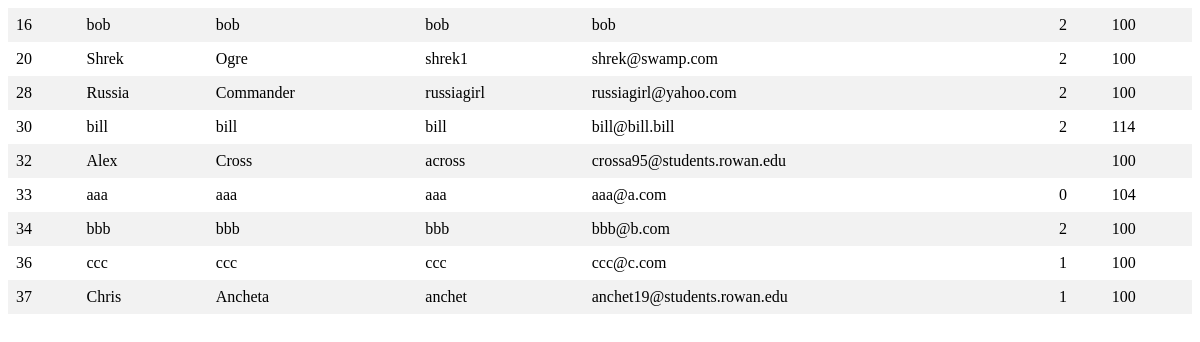
Before: /Views/viewusers.php with the older database file.
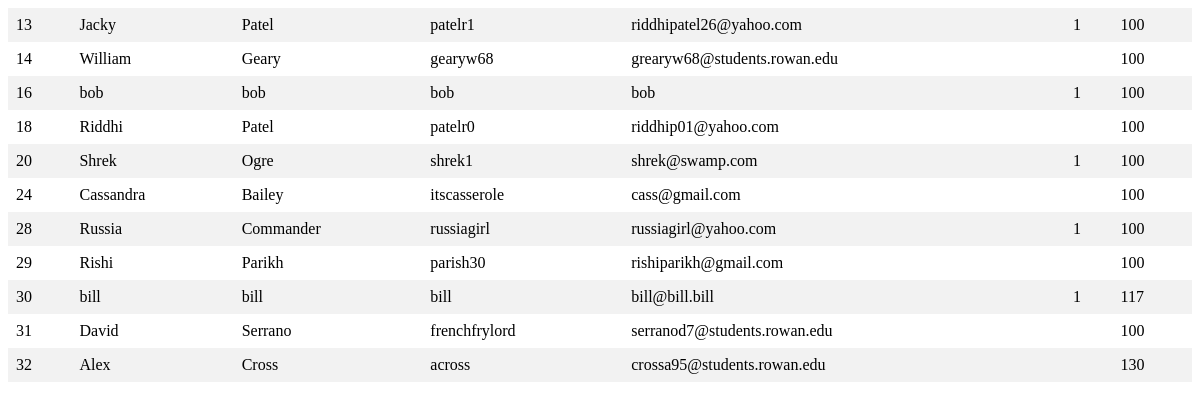
After: the same page with the newer database file.
### tables this page shows
CREATE TABLE `user` (
  `user_num` int(11) NOT NULL AUTO_INCREMENT,
  `first_name` varchar(30) NOT NULL,
  `last_name` varchar(30) NOT NULL,
  `username` varchar(20) NOT NULL,
  `email` varchar(40) NOT NULL,
  `password` varchar(256) DEFAULT NULL,
  `admin` int(1) DEFAULT NULL,
  `user_points` int(3) NOT NULL DEFAULT '100',
  `last_request` datetime DEFAULT NULL,
  `num_requests` int(2) NOT NULL DEFAULT '0',
  `department_id` int(2) DEFAULT NULL,
  `login_attempts` tinyint(3) unsigned DEFAULT '0',
  PRIMARY KEY (`user_num`),
  UNIQUE KEY `user_num_UNIQUE` (`user_num`),
  UNIQUE KEY `username_unique` (`username`),
  UNIQUE KEY `email_unique` (`email`),
  KEY `fk_department_idx` (`department_id`),
  CONSTRAINT `fk_department` FOREIGN KEY (`department_id`) REFERENCES `department` (`department_id`) ON DELETE NO ACTION ON UPDATE NO ACTION
);

### Views/viewusers.php (the view, shortened to what this page needs)
<?php
        $dbh = ConnectDB();
?>
<html>
<head>
   <link rel="stylesheet" type="text/css" href="../Styles/displayTables.css">
</head>
<body>
   <table>
      <?php
         try{
	    $sql = "SELECT user_num,first_name,last_name,username,email,admin,user_points ";
	    $sql .= "FROM user ";
	    $stmt = $dbh->prepare($sql);
	    $stmt->execute();
	    foreach($stmt->fetchAll() as $user) {
        $row =  " <tr><td>" . $user['user_num'];
        $row .= "</td><td>" . $user['first_name'];
        $row .= "</td><td>" . $user['last_name'];
        $row .= "</td><td>" . $user['username'];
        $row .= "</td><td>" . $user['email'];
        $row .= "</td><td>" . $user['admin'];
        $row .= "</td><td>" . $user['user_points'];
        $row .= "</td></tr>";
	       echo $row;
               }
            }
	 catch(Exception $e){}
      ?>
   </table>
</body>
</html>

### Styles/displayTables.css (style rules this page uses)
table { border-collapse: collapse; width: 100%; }
th, td { text-align: left; padding: 8px; }
tr:nth-child(even) { background-color: #f2f2f2 }

Changed rows visible on the page:
removed user: user_num "33", first_name "aaa", last_name "aaa", username "aaa", email "aaa@a.com", admin "0", user_points "104"
removed user: user_num "34", first_name "bbb", last_name "bbb", username "bbb", email "bbb@b.com", admin "2", user_points "100"
removed user: user_num "36", first_name "ccc", last_name "ccc", username "ccc", email "ccc@c.com", admin "1", user_points "100"
removed user: user_num "37", first_name "Chris", last_name "Ancheta", username "anchet", email "anchet19@students.rowan.edu", admin "1", user_points "100"
added user: user_num "13", first_name "Jacky", last_name "Patel", username "patelr1", email "riddhipatel26@yahoo.com", admin "1", user_points "100"
added user: user_num "14", first_name "William", last_name "Geary", username "gearyw68", email "grearyw68@students.rowan.edu", user_points "100"
changed user "bob": admin "2" → "1"
added user: user_num "18", first_name "Riddhi", last_name "Patel", username "patelr0", email "riddhip01@yahoo.com", user_points "100"
changed user "Shrek": admin "2" → "1"
added user: user_num "24", first_name "Cassandra", last_name "Bailey", username "itscasserole", email "cass@gmail.com", user_points "100"
changed user "Russia": admin "2" → "1"
added user: user_num "29", first_name "Rishi", last_name "Parikh", username "parish30", email "rishiparikh@gmail.com", user_points "100"
changed user "bill": admin "2" → "1"; user_points "114" → "117"
added user: user_num "31", first_name "David", last_name "Serrano", username "frenchfrylord", email "serranod7@students.rowan.edu", user_points "100"
changed user "Alex": user_points "100" → "130"
